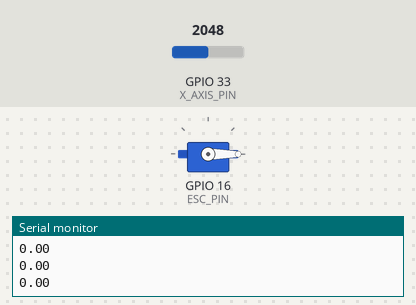
A sketch run on a simulated ESP32. Shown: servo, the last lines printed to the serial monitor. The inputs (shaded band) are chosen by the test bench; at power-on: GPIO 33 (X_AXIS_PIN) = 2048.

Above: at 3.2 s.
3.3 s: GPIO 33 (X_AXIS_PIN) set to 1228
At 3.8 s:
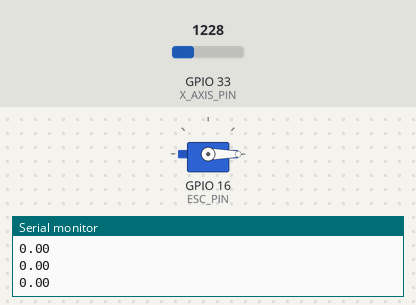
4.9 s: GPIO 33 (X_AXIS_PIN) set to 0
At 6.1 s:
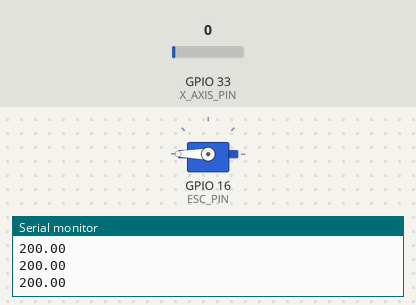
6.4 s: GPIO 33 (X_AXIS_PIN) set to 491
At 6.8 s:
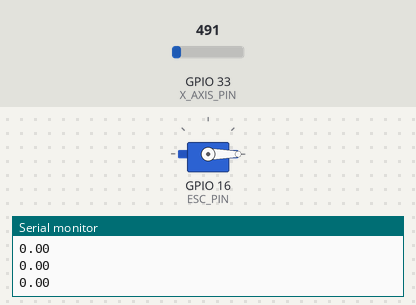
Timing chart, 0 to 9.4 s (numbered marks = the images above; inputs shaded):
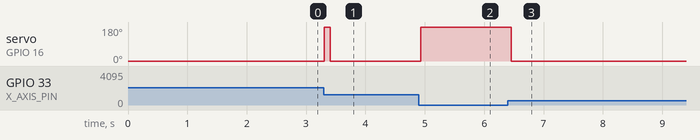

Measured:
- after the input at 3.3 s, servo on GPIO 16 (ESC_PIN): 0° → 180° at once, → 0° 0.10 s later
- after the input at 4.9 s, servo on GPIO 16 (ESC_PIN): 0° → 180° at once
- after the input at 6.4 s, servo on GPIO 16 (ESC_PIN): 180° → 0° after 0.06 s

The sketch:

single_motor_pid.ino
```cpp
#include <ESP32Servo.h>
#include <PID_v2.h>


#define X_AXIS_PIN 33
#define ESC_PIN 16
// #define PIN_INPUT 0
#define PIN_OUTPUT 16

Servo esc;

double Kp = 2, Ki = 0, Kd = 1;
PID_v2 myPID(Kp, Ki, Kd, PID::Direct);

void setup()
{
  esc.attach(ESC_PIN,  1000, 2000);
  esc.write(0);
  myPID.Start(analogRead(X_AXIS_PIN),0,100);
  delay(2000);
  Serial.begin(9600);

}

void loop()
{
  // const double input = analogRead(PIN_INPUT);
  // const double output = myPID.Run(input);
  // analogWrite(PIN_OUTPUT, output);
  myPID.Compute();
  int joystickValue = analogRead(X_AXIS_PIN);
  joystickValue = constrain(joystickValue, 0, 4095);  //Read upper half of joystick value from center.
  const double output = myPID.Run(joystickValue);
  // int mmotorSpeed = map(joystickValue, 0, 4095, 0, 255);
  esc.write(output);
  // Serial.println(mmotorSpeed);
  Serial.println(output);
}
```
